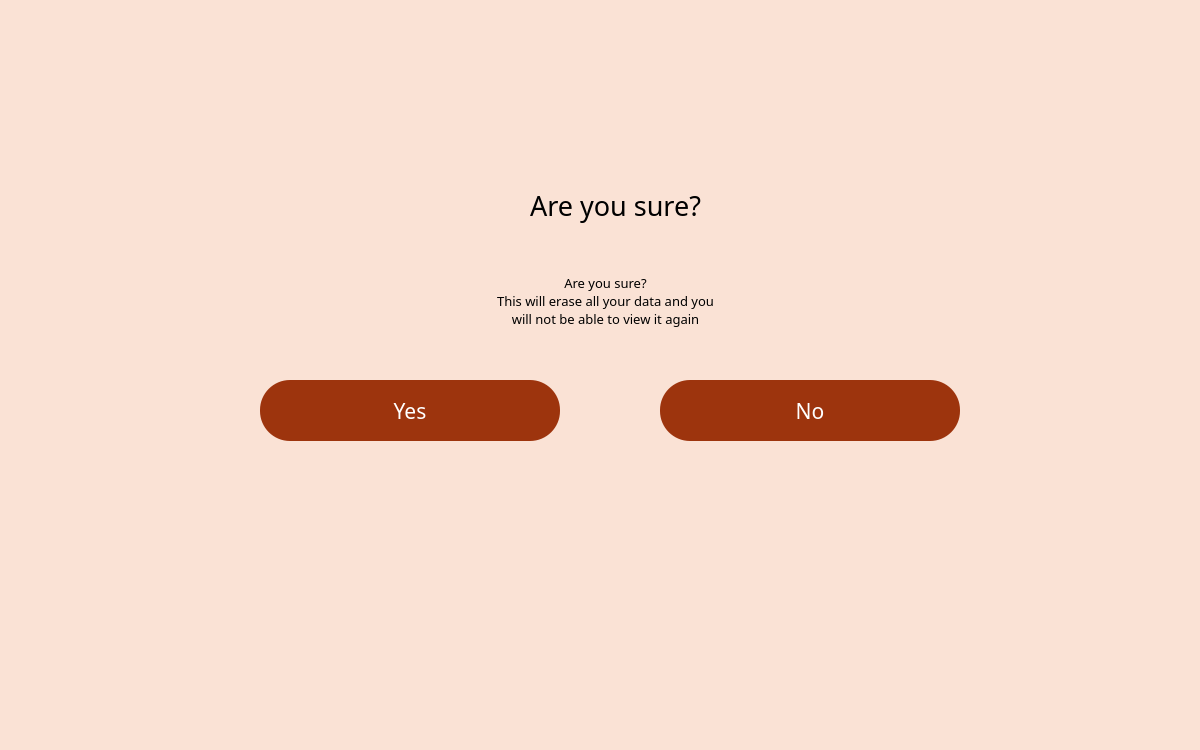
<?xml version="1.0" encoding="UTF-8"?>
<ui version="4.0">
 <class>MainWindow</class>
 <widget class="QMainWindow" name="MainWindow">
  <property name="geometry">
   <rect>
    <x>0</x>
    <y>0</y>
    <width>1200</width>
    <height>750</height>
   </rect>
  </property>
  <property name="windowTitle">
   <string>MainWindow</string>
  </property>
  <property name="styleSheet">
   <string notr="true">background-color: rgb(250, 226, 213);</string>
  </property>
  <widget class="QWidget" name="centralwidget">
   <widget class="QLabel" name="label">
    <property name="geometry">
     <rect>
      <x>10</x>
      <y>0</y>
      <width>331</width>
      <height>131</height>
     </rect>
    </property>
    <property name="styleSheet">
     <string notr="true">border-image: url(:/images/logo.png);</string>
    </property>
    <property name="text">
     <string/>
    </property>
   </widget>
   <widget class="QPushButton" name="button_yes">
    <property name="geometry">
     <rect>
      <x>260</x>
      <y>380</y>
      <width>300</width>
      <height>61</height>
     </rect>
    </property>
    <property name="font">
     <font>
      <family>더잠실 2 Light</family>
      <pointsize>16</pointsize>
     </font>
    </property>
    <property name="styleSheet">
     <string notr="true">border-radius: 30px;
background-color: rgb(157,52,13);
color:rgb(255,255,255);</string>
    </property>
    <property name="text">
     <string>Yes</string>
    </property>
   </widget>
   <widget class="QLabel" name="label_2">
    <property name="geometry">
     <rect>
      <x>440</x>
      <y>160</y>
      <width>351</width>
      <height>91</height>
     </rect>
    </property>
    <property name="font">
     <font>
      <family>더잠실 4 Medium</family>
      <pointsize>20</pointsize>
     </font>
    </property>
    <property name="text">
     <string>Are you sure?</string>
    </property>
    <property name="alignment">
     <set>Qt::AlignCenter</set>
    </property>
   </widget>
   <widget class="QPushButton" name="button_no">
    <property name="geometry">
     <rect>
      <x>660</x>
      <y>380</y>
      <width>300</width>
      <height>61</height>
     </rect>
    </property>
    <property name="font">
     <font>
      <family>더잠실 2 Light</family>
      <pointsize>16</pointsize>
     </font>
    </property>
    <property name="styleSheet">
     <string notr="true">border-radius: 30px;
background-color: rgb(157,52,13);
color:rgb(255,255,255);</string>
    </property>
    <property name="text">
     <string>No</string>
    </property>
   </widget>
   <widget class="QLabel" name="label_3">
    <property name="geometry">
     <rect>
      <x>350</x>
      <y>260</y>
      <width>511</width>
      <height>81</height>
     </rect>
    </property>
    <property name="font">
     <font>
      <family>더잠실 2 Light</family>
      <pointsize>10</pointsize>
     </font>
    </property>
    <property name="text">
     <string>Are you sure? 
This will erase all your data and you
will not be able to view it again</string>
    </property>
    <property name="alignment">
     <set>Qt::AlignCenter</set>
    </property>
   </widget>
  </widget>
  <widget class="QMenuBar" name="menubar">
   <property name="geometry">
    <rect>
     <x>0</x>
     <y>0</y>
     <width>1200</width>
     <height>38</height>
    </rect>
   </property>
  </widget>
  <widget class="QStatusBar" name="statusbar"/>
 </widget>
 <resources>
  <include location="Resource_1.qrc"/>
 </resources>
 <connections/>
</ui>
